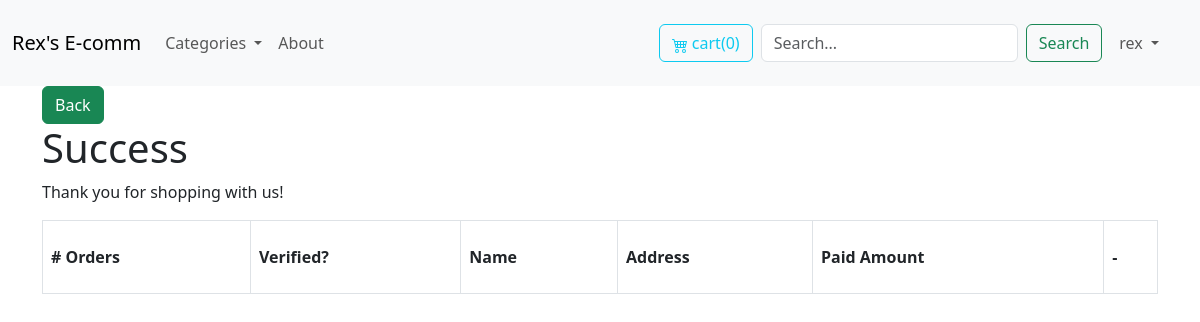
Before: /cart/success/ (signed in) with the older database file.
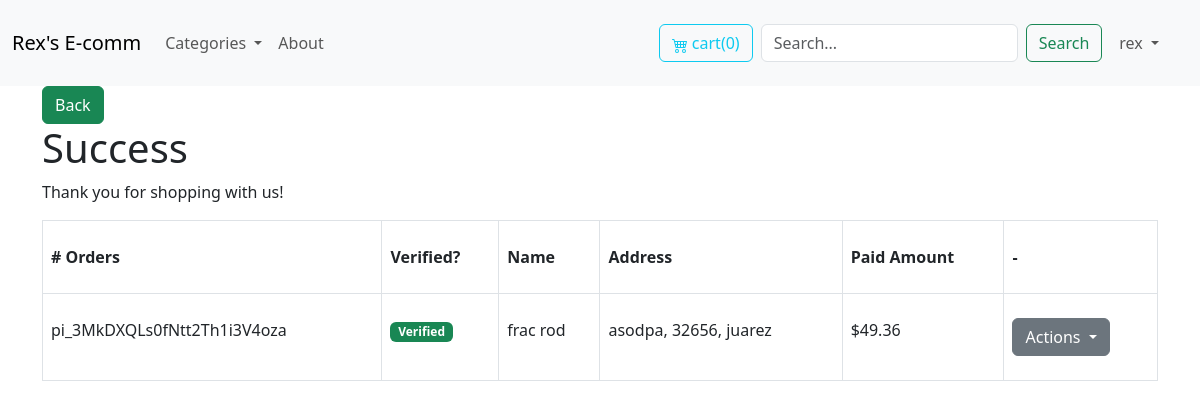
After: the same page with the newer database file.
### store/models.py (models this page shows, shortened)
class Order(models.Model):
    first_name = models.CharField(max_length=255)
    last_name = models.CharField(max_length=255)
    address = models.CharField(max_length=255)
    zipcode = models.CharField(max_length=255)
    city = models.CharField(max_length=255)
    paid_amount = models.IntegerField(blank=True, null=True)
    is_paid = models.BooleanField(default=False)
    payment_intent = models.CharField(max_length=255)
    discount_code = models.CharField(max_length=35, null=True, blank=True)
    created_by = models.ForeignKey(User, related_name='orders', on_delete=models.SET_NULL, null=True)
    created_at = models.DateTimeField(auto_now_add=True)
    is_shipped = models.BooleanField(default=False)
    class Meta:
        ordering = ('-id','-created_at',)
    def get_display_price(self):
        return self.paid_amount /100

### store/decorator.py (the view)
        def wrapper(request,*args, **kwargs):
            if request.user.is_anonymous:
                return redirect('login')
            elif 'customer' in dir(request.user):
                if request.user.customer.stripe_cus_id!='':
                    return function(request,*args, **kwargs)
                else:
                    messages.info(request,"Introduzca por favor sus datos para poder continuar ")
                    vi = reverse('create_customer_already_signup', kwargs={'pk':str(request.user.id)})
                    return redirect(f'{vi}?next={request.path}')
            else:
                messages.info(request,"Introduzca por favor sus datos para poder continuar ")
                vi = reverse('create_customer_already_signup', kwargs={'pk':str(request.user.id)})
                return redirect(f'{vi}?next={request.path}')

### store/forms.py
class OrderForm(forms.ModelForm):
    id = forms.IntegerField(widget=forms.HiddenInput)
    class Meta:
        model= Order
        fields = (
            'first_name',
            'last_name',
            'address',
            'zipcode',
            'city',
            'id',
            'discount_code',
        )

### store/cart.py (called while the page is built)
    def __len__(self):
        return sum(item['quantity'] for item in self.cart.values())

### store/context_processors.py (called while the page is built)
def cart(request):
    return {'cart':Cart(request)}

### store/templatetags/menu.py (called while the page is built)
@register.inclusion_tag('core/menu.html')
def menu(*args, **kwargs):
    categories = Category.objects.annotate(product_count=Count('products')).filter(product_count__gt=0)
    return {'categories': categories}

@register.simple_tag
def back_button(request):
    if request.method == 'GET':
        return True #request.META.get('HTTP_REFERER', '/')
    return False

### store/views.py (called while the page is built)
@login_required
@verify_customer()
def success(request):
    form = OrderForm()
    orders = Order.objects.filter(created_by=request.user)
    return render(request, 'store/success.html',{
        'form':form,
        'orders':orders
    })

### store/templates/store/success.html (shortened to what this page needs)
{% extends 'core/mainBase.html' %}
{% block content %}
<h1 class="mb-6 text-xl">Success</h1>
<p>Thank you for shopping with us!</p>
<div class="table-responsive-md">
  <table class="table table-bordered table-hover bg-success">
    <thead class="text-white">
      <tr>
        <th scope="col" class="px-6 py-4">
          # Orders
        </th>
        <th scope="col" class="px-6 py-4">
          Verified?
        </th>
        <th scope="col" class="px-6 py-4">
          Name
        </th>
        <th scope="col" class="px-6 py-4">
          Address
        </th>
        <th scope="col" class="px-6 py-4">
          Paid Amount
        </th>
        <th scope="col" class="px-6 py-4">
          -
        </th>
      </tr>
    </thead>
    <tbody>
      {% for order in orders %}
      <tr class="bg-white border-b">
        <td class="px-6 py-4 whitespace-nowrap">
          {% if not order.is_paid %}
          <button onclick="verified(event, '{{ order.payment_intent }}')" class="btn btn-primary">
            {{ order.payment_intent }}
          </button>
          {% else %}
            {{ order.payment_intent }}
          {% endif %}
        </td>
        <td class="px-6 py-4 whitespace-nowrap">
          {% if order.is_paid %}
          <span class="badge text-bg-success">Verified</span>
          {% else %}
          <span class="badge text-bg-danger">Not Verified</span>
          {% endif %}
        </td>
        <td class="px-6 py-4 whitespace-nowrap">{{ order.first_name }} {{ order.last_name }}</td>
        <td class="px-6 py-4 whitespace-nowrap">{{ order.address }}, {{ order.zipcode }}, {{ order.city }}</td>
        <td class="px-6 py-4 whitespace-nowrap">${{ order.get_display_price }}</td>
        <td class="px-6 py-4 whitespace-nowrap">
            <div class="dropdown">
                <button class="btn btn-secondary dropdown-toggle" type="button" data-bs-toggle="dropdown" aria-expanded="false">
                Actions
                </button>
            </div>
        </td>
      </tr>
      {% endfor %}
    </tbody>
  </table>
</div>
{% endblock content %}

### core/templates/core/mainBase.html (shortened to what this page needs)
{% load menu %}
<!doctype html>
<html lang="en">
  <head>
    <link href="https://cdn.jsdelivr.net/npm/bootstrap@5.3.0-alpha1/dist/css/bootstrap.min.css" rel="stylesheet">
  </head>
  <body>
    {% include "core/partials/navbar.html" %}
    <div class="container">
      {% back_button request as back_button_html %}
      {% if back_button_html %}
          <a href="{{ request.META.HTTP_REFERER }}" class="btn btn-success">Back</a>
      {% endif %}
      {% block content%}{% endblock content%}
    </div>
  </body>
</html>

### core/templates/core/partials/navbar.html (shortened to what this page needs)
{% load menu %}
<nav class="navbar navbar-expand-lg bg-body-tertiary">
    <div class="container-fluid">
      <a class="navbar-brand" href="{% url 'frontpage' %}">Rex's E-comm</a>
      <div class="collapse navbar-collapse" id="navbarSupportedContent">
        <ul class="navbar-nav me-auto mb-2 mb-lg-0">
          <li class="nav-item dropdown">
            {% menu %}
          </li>
          <li class="nav-item">
            <a class="nav-link" href="{% url 'about' %}">About</a>
          </li>
        </ul>
        <a href="{% url 'cart_view' %}"class="m-2 nav-item btn btn-outline-info">
            cart<span>({{cart|length}})</span>
        </a>
        <form action="/search/" method="get" class="d-flex" role="search">
          <input class="form-control me-2" type="search" name="query" placeholder="Search..." aria-label="Search">
          <button class="btn btn-outline-success" type="submit">Search</button>
        </form>
        <ul class="navbar-nav m-2 btn">
            <li class="nav-item dropdown">
                <a class="nav-link dropdown-toggle" href="#" role="button" data-bs-toggle="dropdown" aria-expanded="false">
                {{request.user}}
                </a>
            </li>
        </ul>
      </div>
    </div>
</nav>

### core/templates/core/menu.html (shortened to what this page needs)
<a class="nav-link dropdown-toggle" href="#" role="button" data-bs-toggle="dropdown" aria-expanded="false">
  Categories
</a>

### store/templates/store/partials/modal.html (shortened to what this page needs)
{% load widget_tweaks %}

Changed rows visible on the page:
added Order: payment_intent "pi_3MkDXQLs0fNtt2Th1i3V4oza", is_paid "Verified", first_name "frac", last_name "rod", address "asodpa", zipcode "32656", city "juarez", get_display_price "49.36"
